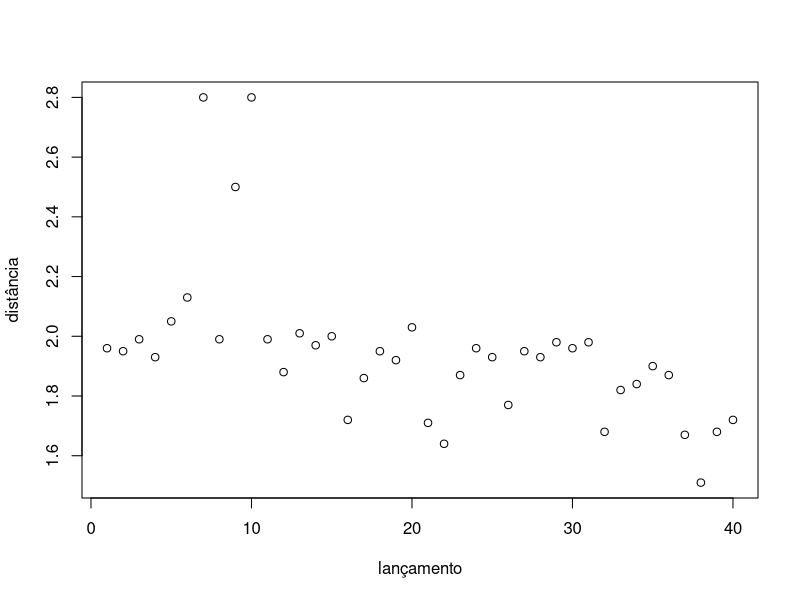

Here is the R script that generated this plot:
## ---- chunk 1
distância = c(1.96, 1.95, 1.99, 1.93, 2.05, 2.13, 2.80, 1.99, 2.50, 2.80, 
           1.99, 1.88, 2.01, 1.97, 2.00, 1.72, 1.86, 1.95, 1.92, 2.03, 
           1.71, 1.64, 1.87, 1.96, 1.93, 1.77, 1.95, 1.93, 1.98, 1.96, 
           1.98, 1.68, 1.82, 1.84, 1.90, 1.87, 1.67, 1.51, 1.68, 1.72)
lançamento = (1:40)
plot(lançamento,distância)
